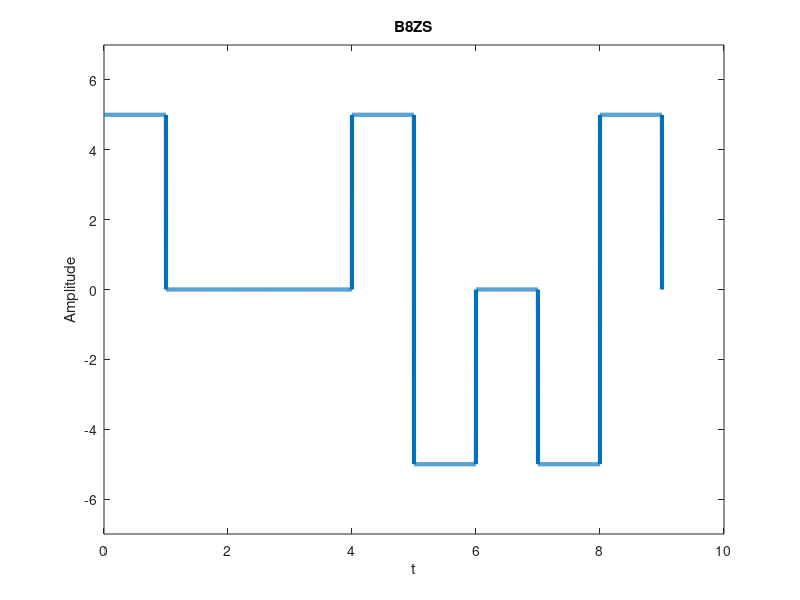

MATLAB code to generate this figure:
clc;
clear all;
close all;

bits=[1 0 0 0 0 0 0 0 0];
volt = 5;
bitrate = 1;
n = 1000; % sampling frequency
T = length(bits)/bitrate; % total time
% N = n*length(bits);

t = 0:1/n:T;
x = zeros(1, length(t));
counter=0;
lastbit=-volt;
for i=1:length(bits)
    if bits(i)==0
        counter=counter+1;
        if counter>7
            counter=0;
%             x((i-1-7)*n+1:(i-7)*n)=0;
%             x((i-1-6)*n+1:(i-6)*n)=0;
%             x((i-1-5)*n+1:(i-5)*n)=0;
            x((i-1-4)*n+1:(i-4)*n) = lastbit;
            x((i-1-3)*n+1:(i-3)*n) = -lastbit;
            lastbit = -lastbit;
%             x((i-1-2)*n+1:(i-2)*n) = 0;
            x((i-1-1)*n+1:(i-1)*n) = lastbit;
            x((i-1)*n+1:i*n) = -lastbit;
            lastbit = -lastbit;            
        end
    else 
        counter=0;
        x((i-1)*n+1:i*n)=-lastbit;
        lastbit=-lastbit;
    end
end
plot(t, x, 'Linewidth', 3);
ylim([-7, 7]);
xlabel('t');
ylabel('Amplitude');
title('B8ZS');

%decoding

index = 0;
lastbit =-volt;
res=zeros(1,T);
for i = 1:length(t)
  if t(i) > index
    index = index + 1;
    if x(i)~=0
        if lastbit==x(i)
            res(index:index+4) = 0;
            index = index + 4;
        else
            res(index)=1;
            lastbit=-lastbit;
        end
    end
    
  end
end
disp(res);


%HDB3

